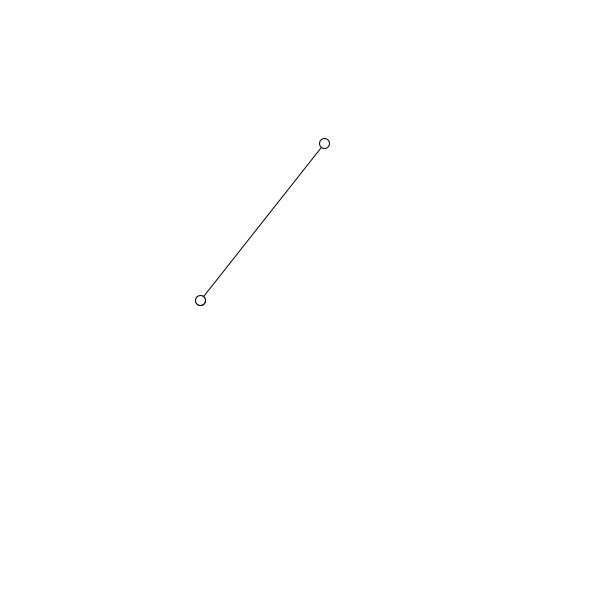
Frame 1 (no input)
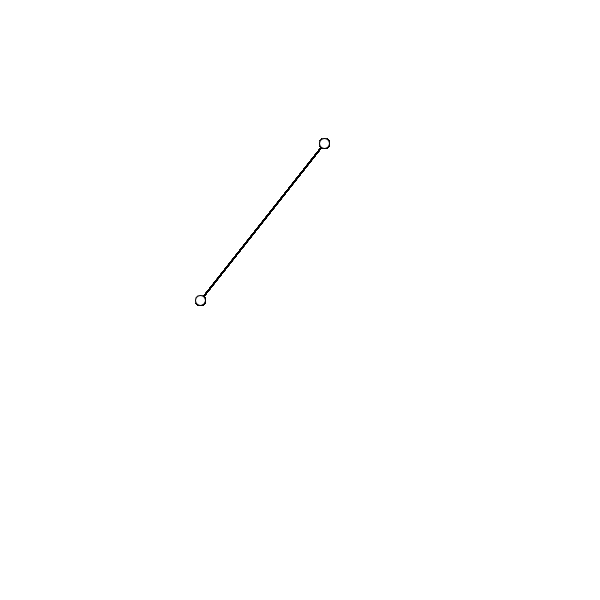
Frame 60 (the mouse pressed at the canvas centre just before this capture)
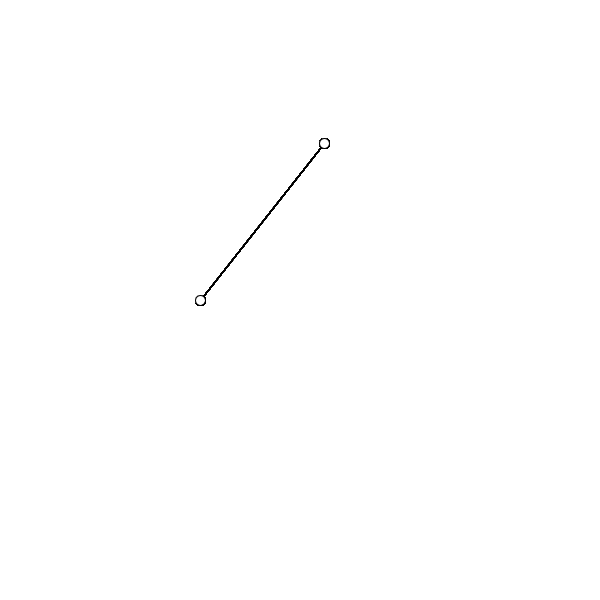
Frame 120 (the mouse held since frame 60 and released just before this capture)

The Processing sketch that drew these frames (run headless with seeded random() and noise(); from frame 60 on, the mouse is pressed at the canvas centre):

// Processing sketch: Rotation
// ── Rotation.pde
void setup() {
  size(600, 600);
  background(255);
}

void draw() {
  float start_x = 200; 
  float start_y = 300; 
  float end_x = 400; 
  float end_y = start_y; // assume that line begins from a 0 angle.
  float angle = .9; // adjust the angle to rotate the line
  rotation(angle, start_x, start_y, end_x, end_y); 
  ellipse(200,300,10,10);//for referance
}

void rotation(float angle, float start_x, float start_y, float end_x, float end_y){
  
  float line_length = sqrt((end_x - start_x)*(end_x - start_x)+
                           (end_y - start_y)*(end_y - start_y)); 
                        
    end_x = start_x + line_length*cos(angle);
    end_y = start_y - line_length*sin(angle);           
    
    line (start_x, start_y, end_x, end_y); 
    ellipse(start_x, start_y,10,10);
    ellipse(end_x, end_y, 10,10);
}
  
  
